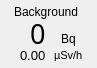
        <widget class="QFrame" name="cps_frame_m16">
         <property name="geometry">
          <rect>
           <x>326</x>
           <y>610</y>
           <width>97</width>
           <height>68</height>
          </rect>
         </property>
         <property name="toolTip">
          <string>&lt;html&gt;&lt;head/&gt;&lt;body&gt;&lt;p&gt;Module 13&lt;/p&gt;&lt;/body&gt;&lt;/html&gt;</string>
         </property>
         <property name="frameShape">
          <enum>QFrame::NoFrame</enum>
         </property>
         <property name="frameShadow">
          <enum>QFrame::Plain</enum>
         </property>
         <widget class="QWidget" name="layoutWidget_18">
          <property name="geometry">
           <rect>
            <x>3</x>
            <y>3</y>
            <width>87</width>
            <height>59</height>
           </rect>
          </property>
          <layout class="QVBoxLayout" name="verticalLayout_22">
           <property name="spacing">
            <number>0</number>
           </property>
           <item alignment="Qt::AlignHCenter">
            <widget class="QLabel" name="bodypart_m16">
             <property name="text">
              <string>Background</string>
             </property>
            </widget>
           </item>
           <item>
            <layout class="QGridLayout" name="gridLayout_20">
             <property name="leftMargin">
              <number>0</number>
             </property>
             <property name="rightMargin">
              <number>0</number>
             </property>
             <property name="bottomMargin">
              <number>0</number>
             </property>
             <property name="spacing">
              <number>2</number>
             </property>
             <item row="1" column="1" alignment="Qt::AlignHCenter">
              <widget class="QLabel" name="uSv_label_m16">
               <property name="font">
                <font>
                 <pointsize>8</pointsize>
                </font>
               </property>
               <property name="text">
                <string>µSv/h</string>
               </property>
              </widget>
             </item>
             <item row="0" column="1" alignment="Qt::AlignHCenter|Qt::AlignBottom">
              <widget class="QLabel" name="cps_label_m16">
               <property name="text">
                <string>Bq</string>
               </property>
              </widget>
             </item>
             <item row="0" column="0" alignment="Qt::AlignRight">
              <widget class="QLabel" name="CPS_m16">
               <property name="minimumSize">
                <size>
                 <width>0</width>
                 <height>26</height>
                </size>
               </property>
               <property name="maximumSize">
                <size>
                 <width>16777215</width>
                 <height>26</height>
                </size>
               </property>
               <property name="font">
                <font>
                 <family>Arial Black</family>
                 <pointsize>20</pointsize>
                 <weight>50</weight>
                 <bold>false</bold>
                </font>
               </property>
               <property name="text">
                <string>0</string>
               </property>
              </widget>
             </item>
             <item row="1" column="0" alignment="Qt::AlignRight">
              <widget class="QLabel" name="uSv_m16">
               <property name="minimumSize">
                <size>
                 <width>0</width>
                 <height>14</height>
                </size>
               </property>
               <property name="maximumSize">
                <size>
                 <width>16777215</width>
                 <height>14</height>
                </size>
               </property>
               <property name="font">
                <font>
                 <pointsize>10</pointsize>
                </font>
               </property>
               <property name="text">
                <string>0.00</string>
               </property>
              </widget>
             </item>
            </layout>
           </item>
          </layout>
         </widget>
         <widget class="QLabel" name="cps_bg_m16">
          <property name="geometry">
           <rect>
            <x>2</x>
            <y>2</y>
            <width>91</width>
            <height>62</height>
           </rect>
          </property>
          <property name="frameShadow">
           <enum>QFrame::Sunken</enum>
          </property>
          <property name="text">
           <string/>
          </property>
          <property name="pixmap">
           <pixmap resource="RadMaster 3000+ v0.1/resources.qrc">:/bg/resources/bg/cps_frame.png</pixmap>
          </property>
          <property name="scaledContents">
           <bool>true</bool>
          </property>
         </widget>
         <zorder>cps_bg_m16</zorder>
         <zorder>layoutWidget_18</zorder>
        </widget>
